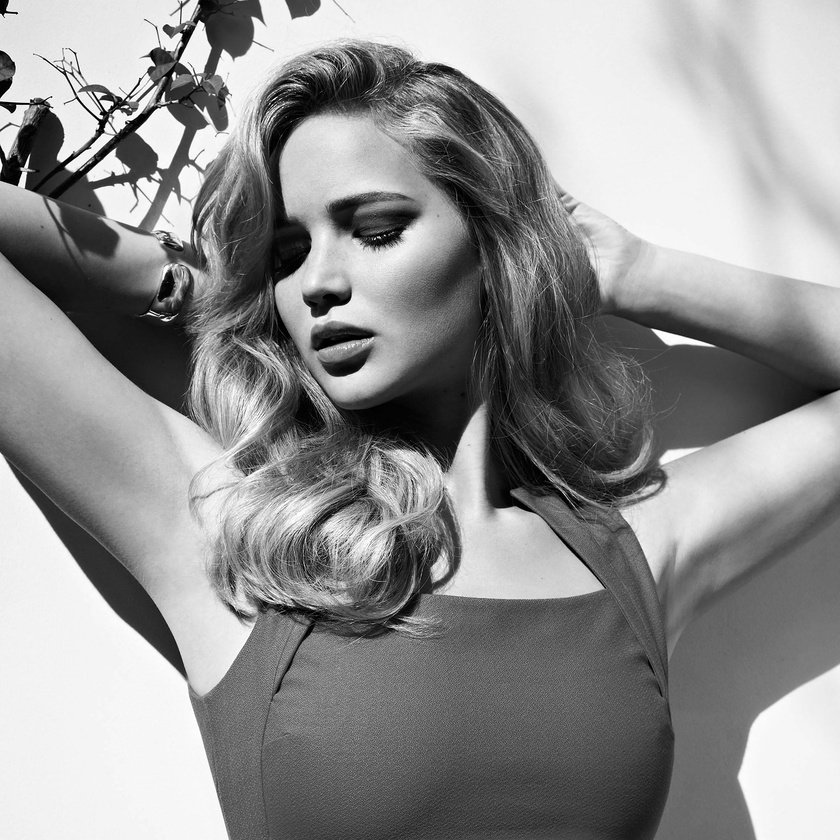
#> input picture Python/Image process/jennifer-lawrence-gray.jpg, 840 x 840 px, shrunk from 2732 x 2732 before the run, found by its file name
$ python GaussianFilter.py
#> lines starting #> are read from the running program, lines starting #| are printed output that depends on the picture
import numpy as np
import cv2
from matplotlib import pyplot as plt

img1 = cv2.cvtColor(cv2.imread('Jennifer-lawrence-gray.jpg'), cv2.COLOR_BGR2GRAY)
#> img1: shape (840, 840); min 0, max 255, mean 145.2
img2 = cv2.cvtColor(cv2.imread('Margot-Robbie.jpg'), cv2.COLOR_BGR2RGB)
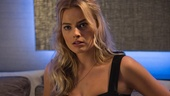
#> input picture Margot-Robbie.jpg, 170 x 96 px, shrunk from 554 x 312 before the run, found by its file name


newImg1 = cv2.GaussianBlur(img1, (5, 5), 0)
newImg2 = cv2.GaussianBlur(img1, (11, 11), 0)
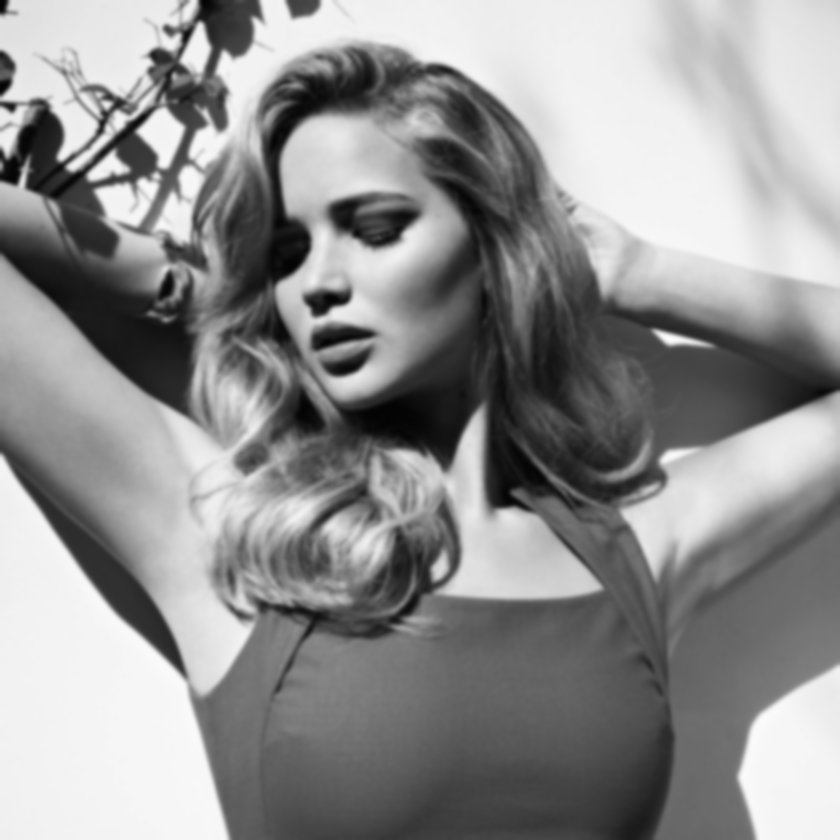
#> newImg2: shape (840, 840); min 3, max 252, mean 145.2
newImg3 = cv2.GaussianBlur(img1, (21, 21), 0)

newImg4 = cv2.GaussianBlur(img2, (5, 5), 0)
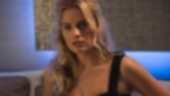
#> newImg4: shape (96, 170, 3); mean R, G, B 100.6, 84.3, 85.7
newImg5 = cv2.GaussianBlur(img2, (11, 11), 0)
newImg6 = cv2.GaussianBlur(img2, (21, 21), 0)
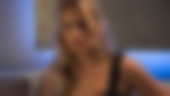
#> newImg6: shape (96, 170, 3); mean R, G, B 100.7, 84.4, 85.7

images = [img1, newImg1, newImg2, newImg3]
titles = ["Original", "5 x 5", "11 x 11", "21 x 21"]
plt.figure(figsize = (20, 5))
for i in range(4):
    plt.subplot(1, 4, i + 1), plt.imshow(images[i], cmap = 'gray')
    plt.title(titles[i], fontsize = 20, color = 'black')
    plt.xticks([]), plt.yticks([]) # Do not display x,y
plt.tight_layout()
plt.show()

images = [img2, newImg4, newImg5, newImg6]
titles = ["Original", "5 x 5", "11 x 11", "21 x 21"]
plt.figure(figsize = (20, 5))
for i in range(4):
    plt.subplot(1, 4, i + 1), plt.imshow(images[i], cmap = 'gray')
    plt.title(titles[i], fontsize = 20, color = 'black')
    plt.xticks([]), plt.yticks([]) # Do not display x,y
plt.tight_layout()
plt.show()
